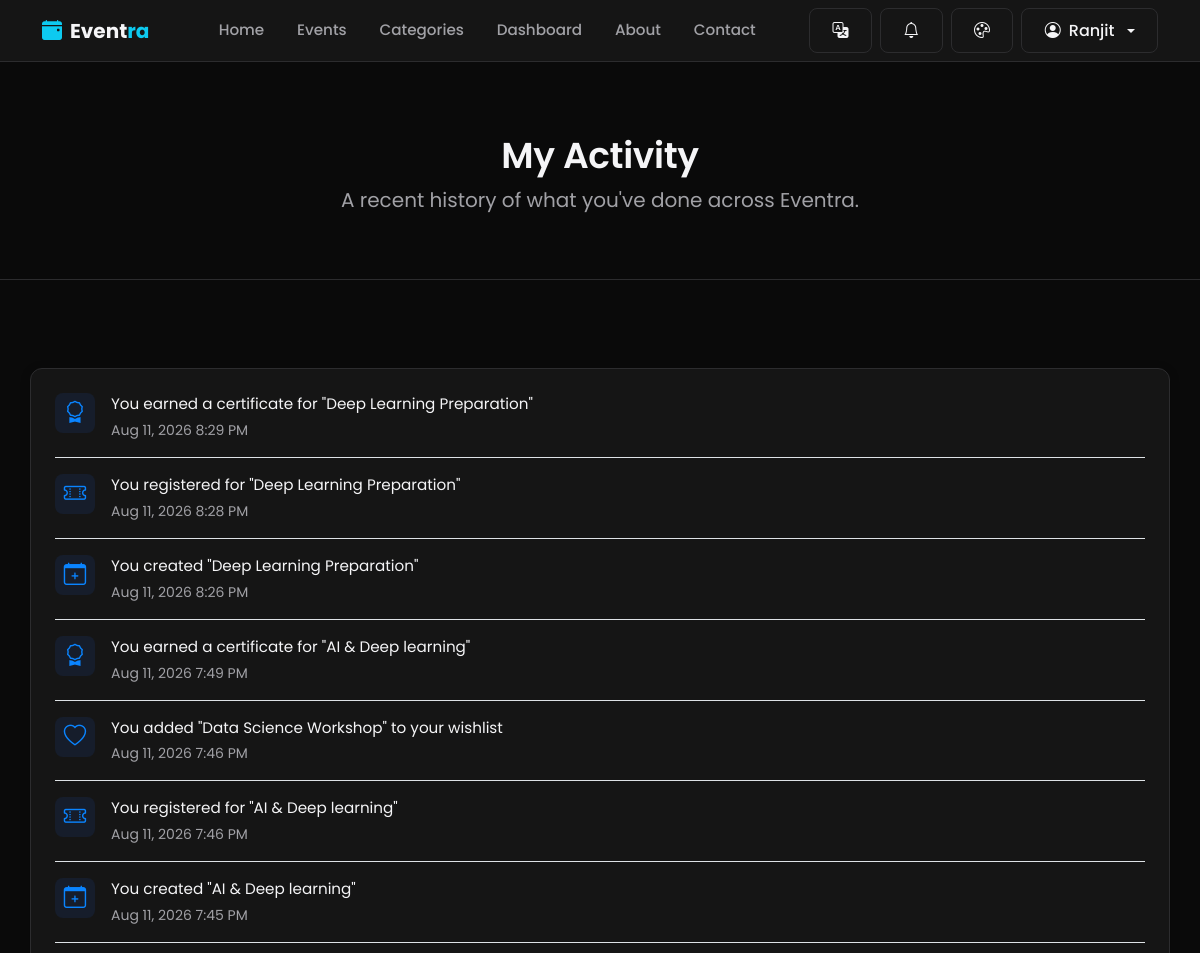
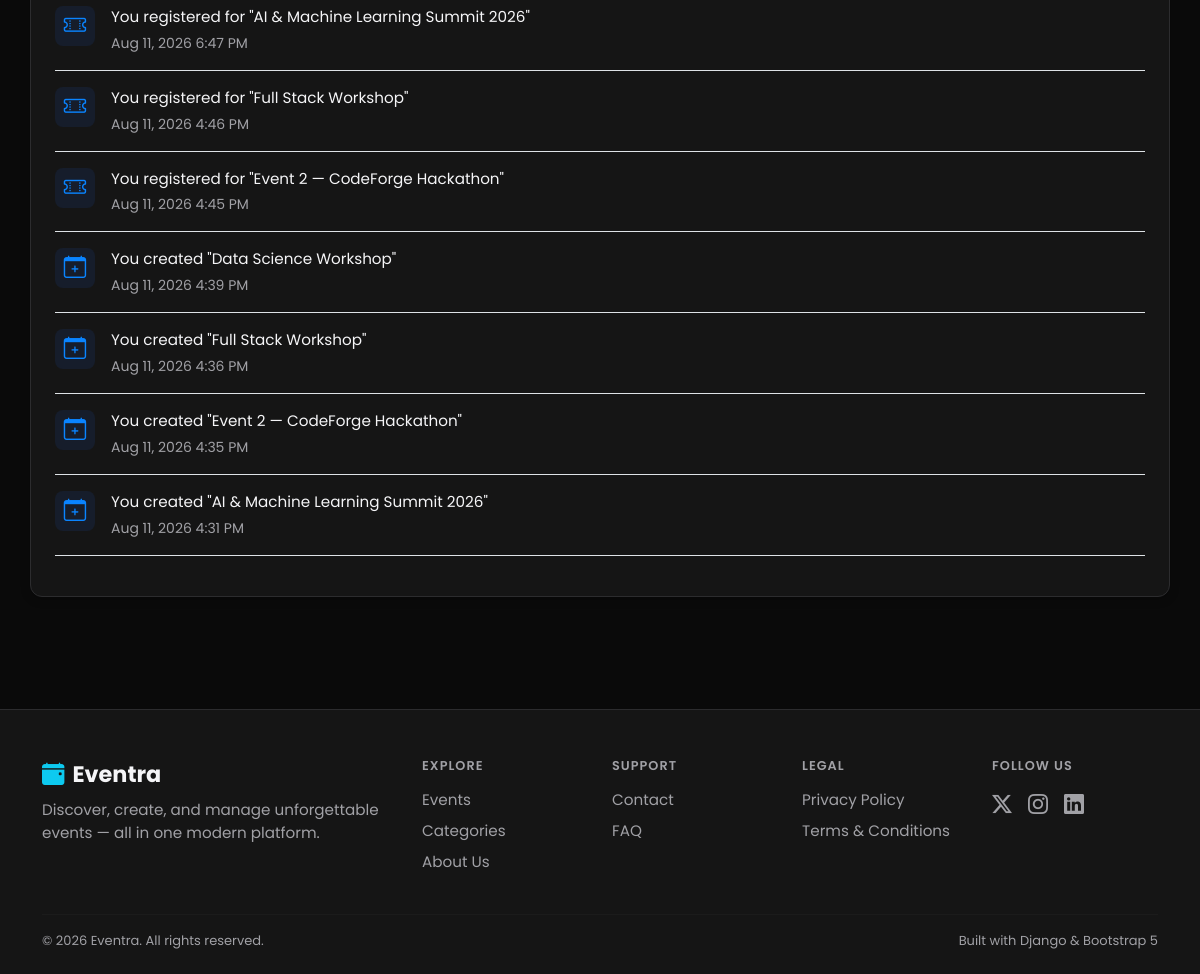
Screenshot of /dashboard/activity/ (signed in) with the database file from the repository (2 pictures, top to bottom).
### users/models.py (models this page shows, shortened)
class User(AbstractUser):
    SUPER_ADMIN = 'super_admin'
    ORGANIZER = 'organizer'
    STAFF = 'staff'
    VENDOR = 'vendor'
    VOLUNTEER = 'volunteer'
    PARTICIPANT = 'participant'
    ROLE_CHOICES = (
        (SUPER_ADMIN, 'Super Admin'),
        (ORGANIZER, 'Organizer'),
        (STAFF, 'Staff'),
        (VENDOR, 'Vendor'),
        (VOLUNTEER, 'Volunteer'),
        (PARTICIPANT, 'Participant'),
    )
    SELF_SERVICE_ROLES = (ORGANIZER, VENDOR, VOLUNTEER, PARTICIPANT)
    role = models.CharField(
        max_length=20,
        choices=ROLE_CHOICES,
        default=PARTICIPANT,
        help_text="Determines which dashboard and permissions the user gets.",
    )
    phone_number = models.CharField(max_length=15, blank=True)
    bio = models.TextField(max_length=300, blank=True)
    profile_image = models.ImageField(upload_to='profile_images/', blank=True, null=True)
    is_organizer = models.BooleanField(
        default=False,
        help_text="Organizers can create and manage events. Kept for backward "
                   "compatibility; automatically kept in sync with `role`."
    )
    created_at = models.DateTimeField(auto_now_add=True)
    @property
    def is_super_admin(self):
        return self.role == self.SUPER_ADMIN or self.is_superuser
    @property
    def can_manage_events(self):
        return self.role in (self.SUPER_ADMIN, self.ORGANIZER, self.STAFF) or self.is_superuser

### certificates/models.py (models this page shows, shortened)
class Certificate(models.Model):
    TYPE_CERTIFICATE = 'certificate'
    TYPE_BADGE = 'badge'
    CERT_TYPE_CHOICES = (
        (TYPE_CERTIFICATE, 'Certificate'),
        (TYPE_BADGE, 'Digital Badge'),
    )
    BADGE_LEVEL_CHOICES = (
        ('bronze', 'Bronze'),
        ('silver', 'Silver'),
        ('gold', 'Gold'),
    )
    ticket = models.OneToOneField(
        'tickets.Ticket', on_delete=models.CASCADE, related_name='certificate'
    )
    cert_type = models.CharField(max_length=15, choices=CERT_TYPE_CHOICES, default=TYPE_CERTIFICATE)
    title = models.CharField(
        max_length=150, default='Certificate of Attendance',
        help_text="Shown on the PDF, e.g. 'Certificate of Attendance', 'Volunteer Badge'."
    )
    badge_level = models.CharField(max_length=10, choices=BADGE_LEVEL_CHOICES, blank=True)
    certificate_code = models.CharField(max_length=24, unique=True, editable=False)
    verify_token = models.TextField(editable=False, blank=True)
    issued_at = models.DateTimeField(auto_now_add=True)
    issued_by = models.ForeignKey(
        settings.AUTH_USER_MODEL, on_delete=models.SET_NULL, null=True, blank=True,
        related_name='certificates_issued'
    )
    revoked = models.BooleanField(
        default=False,
        help_text="A revoked certificate still exists (audit trail) but fails public verification."
    )
    class Meta:
        ordering = ['-issued_at']
    @property
    def event(self):
        return self.ticket.event
    def get_absolute_url(self):
        return reverse('certificates:certificate_detail', kwargs={'certificate_code': self.certificate_code})

### events/models.py (models this page shows, shortened)
class Registration(models.Model):
    STATUS_CHOICES = (
        ('confirmed', 'Confirmed'),
        ('cancelled', 'Cancelled'),
    )
    event = models.ForeignKey(Event, on_delete=models.CASCADE, related_name='registrations')
    user = models.ForeignKey(
        settings.AUTH_USER_MODEL, on_delete=models.CASCADE, related_name='registrations'
    )
    status = models.CharField(max_length=20, choices=STATUS_CHOICES, default='confirmed')
    registered_at = models.DateTimeField(auto_now_add=True)
    class Meta:
        unique_together = ('event', 'user')
        ordering = ['-registered_at']

class Event(models.Model):
    STATUS_CHOICES = (
        ('draft', 'Draft'),
        ('published', 'Published'),
        ('cancelled', 'Cancelled'),
        ('completed', 'Completed'),
    )
    title = models.CharField(max_length=200)
    slug = models.SlugField(max_length=220, unique=True, blank=True)
    description = models.TextField()
    category = models.ForeignKey(
        Category, on_delete=models.SET_NULL, null=True, related_name='events'
    )
    organizer = models.ForeignKey(
        settings.AUTH_USER_MODEL, on_delete=models.CASCADE, related_name='organized_events'
    )
    location = models.CharField(
        max_length=255,
        help_text="Free-text venue/location name, used when no registered Venue is selected."
    )
    venue = models.ForeignKey(
        'venues.Venue', on_delete=models.SET_NULL, null=True, blank=True,
        related_name='events',
        help_text="Optional: link to a managed Venue for booking, conflict detection, and capacity checks."
    )
    organization = models.ForeignKey(
        'organizations.Organization', on_delete=models.SET_NULL, null=True, blank=True,
        related_name='events',
        help_text=(
            "Optional: which Organization (tenant) this event belongs to. Nullable and additive — "
            "existing events with no organization are unaffected. See organizations.models.Organization "
            "for the scope of what this field does and does not enforce."
        )
    )
    start_date = models.DateTimeField()
    end_date = models.DateTimeField()
    capacity = models.PositiveIntegerField(default=50)
    price = models.DecimalField(max_digits=8, decimal_places=2, default=0)
    image = models.ImageField(upload_to='event_images/', blank=True, null=True)
    status = models.CharField(max_length=20, choices=STATUS_CHOICES, default='published')
    created_at = models.DateTimeField(auto_now_add=True)
    updated_at = models.DateTimeField(auto_now=True)
    class Meta:
        ordering = ['-start_date']
    def get_absolute_url(self):
        return reverse('events:event_detail', kwargs={'slug': self.slug})

### wishlist/models.py (models this page shows, shortened)
class FavoriteEvent(models.Model):
    user = models.ForeignKey(
        settings.AUTH_USER_MODEL, on_delete=models.CASCADE, related_name='favorite_events'
    )
    event = models.ForeignKey(
        'events.Event', on_delete=models.CASCADE, related_name='favorited_by'
    )
    created_at = models.DateTimeField(auto_now_add=True)
    class Meta:
        ordering = ['-created_at']
        constraints = [
            models.UniqueConstraint(fields=['user', 'event'], name='unique_user_event_favorite')
        ]

### dashboard/views.py (the view)
# urls.py: path('activity/', views.activity_feed, name='activity_feed'),
@login_required
def activity_feed(request):
    user = request.user
    entries = []
    for reg in Registration.objects.filter(user=user).select_related('event')[:ACTIVITY_FEED_LIMIT]:
        entries.append({
            'icon': 'bi-ticket-perforated', 'timestamp': reg.registered_at,
            'text': f"You registered for \"{reg.event.title}\"",
            'url': reg.event.get_absolute_url(),
        })
    for fav in FavoriteEvent.objects.filter(user=user).select_related('event')[:ACTIVITY_FEED_LIMIT]:
        entries.append({
            'icon': 'bi-heart', 'timestamp': fav.created_at,
            'text': f"You added \"{fav.event.title}\" to your wishlist",
            'url': fav.event.get_absolute_url(),
        })
    for task in Task.objects.filter(assigned_to=user).select_related('event')[:ACTIVITY_FEED_LIMIT]:
        entries.append({
            'icon': 'bi-kanban', 'timestamp': task.created_at,
            'text': f"You were assigned \"{task.title}\" on \"{task.event.title}\"",
            'url': task.event.get_absolute_url(),
        })
    for cert in Certificate.objects.filter(ticket__registration__user=user).select_related(
        'ticket__registration__event'
    )[:ACTIVITY_FEED_LIMIT]:
        entries.append({
            'icon': 'bi-award', 'timestamp': cert.issued_at,
            'text': f"You earned a {cert.get_cert_type_display().lower()} for \"{cert.event.title}\"",
            'url': cert.get_absolute_url(),
        })
    if user.can_manage_events:
        for event in Event.objects.filter(organizer=user)[:ACTIVITY_FEED_LIMIT]:
            entries.append({
                'icon': 'bi-calendar-plus', 'timestamp': event.created_at,
                'text': f"You created \"{event.title}\"",
                'url': event.get_absolute_url(),
            })
    entries.sort(key=lambda e: e['timestamp'], reverse=True)
    entries = entries[:ACTIVITY_FEED_LIMIT]
    return render(request, 'dashboard/activity_feed.html', {'entries': entries})

### templates/dashboard/activity_feed.html (shortened to what this page needs)
{% extends 'base.html' %}
{% block content %}
<div class="page-hero">
  <div class="container text-center">
    <h1>My Activity</h1>
    <p class="text-muted-custom fs-5">A recent history of what you've done across Eventra.</p>
  </div>
</div>
<div class="container section-sm">
  <div class="glass-card p-4">
    {% for entry in entries %}
    <div class="d-flex align-items-start gap-3 border-bottom pb-3 mb-3 divider-soft">
      <div class="icon-tile flex-shrink-0" style="width: 40px; height: 40px;"><i class="bi {{ entry.icon }}"></i></div>
      <div>
        <p class="mb-1"><a href="{{ entry.url }}" class="text-reset">{{ entry.text }}</a></p>
        <p class="text-muted-custom small mb-0">{{ entry.timestamp|date:"M d, Y g:i A" }}</p>
      </div>
    </div>
    {% empty %}
    <div class="empty-state">
      <i class="bi bi-activity d-block mb-3"></i>
      <h5>No activity yet</h5>
      <p class="text-muted-custom mb-0">Register for an event, join the wishlist, or get assigned a task — it'll show up here.</p>
    </div>
    {% endfor %}
  </div>
</div>
{% endblock %}

### templates/includes/navbar.html (shortened to what this page needs)
{% load static i18n %}
<nav class="navbar navbar-expand-lg site-navbar sticky-top">
  <div class="container">
    <a class="navbar-brand fw-bold d-flex align-items-center gap-2" href="{% url 'pages:home' %}">
      <i class="bi bi-calendar-event-fill text-info"></i>
      <span>Event<span class="text-info">ra</span></span>
    </a>
    <div class="collapse navbar-collapse" id="mainNavbar">
      <ul class="navbar-nav mx-auto mb-2 mb-lg-0 gap-lg-1">
        <li class="nav-item"><a class="nav-link {% if request.resolver_match.view_name == 'pages:home' %}active{% endif %}" href="{% url 'pages:home' %}">{% trans "Home" %}</a></li>
        <li class="nav-item"><a class="nav-link" href="{% url 'events:event_list' %}">{% trans "Events" %}</a></li>
        <li class="nav-item"><a class="nav-link" href="{% url 'categories:category_list' %}">{% trans "Categories" %}</a></li>
        {% if user.is_authenticated %}
        <li class="nav-item"><a class="nav-link" href="{% url 'dashboard:dashboard' %}">{% trans "Dashboard" %}</a></li>
        {% endif %}
        <li class="nav-item"><a class="nav-link" href="{% url 'pages:about' %}">{% trans "About" %}</a></li>
        <li class="nav-item"><a class="nav-link" href="{% url 'pages:contact' %}">{% trans "Contact" %}</a></li>
      </ul>
      <div class="d-flex align-items-center gap-2">
        <div class="dropdown">
          <button class="btn btn-outline-light d-flex align-items-center gap-1" type="button" id="langSwitcherBtn" data-bs-toggle="dropdown" aria-expanded="false" title="{% trans 'Change language' %}">
            <i class="bi bi-translate"></i>
          </button>
        </div>
        {% if user.is_authenticated %}
        <div class="dropdown">
          <button class="btn btn-outline-light position-relative d-flex align-items-center" type="button" id="notifBellBtn" data-bs-toggle="dropdown" aria-expanded="false" title="Notifications">
            <i class="bi bi-bell"></i>
          </button>
        </div>
        {% endif %}
        <div class="dropdown">
          <button class="btn btn-outline-light d-flex align-items-center" type="button" id="themeSwitcherBtn" data-bs-toggle="dropdown" aria-expanded="false" title="Change theme">
            <i class="bi bi-palette"></i>
          </button>
        </div>
        {% if user.is_authenticated %}
          <div class="dropdown">
            <button class="btn btn-outline-light dropdown-toggle d-flex align-items-center gap-2" type="button" data-bs-toggle="dropdown" aria-expanded="false">
              <i class="bi bi-person-circle"></i> {{ user.first_name|default:user.username }}
            </button>
          </div>
        {% else %}
          <a href="{% url 'users:login' %}" class="btn btn-outline-light">{% trans "Login" %}</a>
          <a href="{% url 'users:signup' %}" class="btn btn-primary">{% trans "Sign Up" %}</a>
        {% endif %}
      </div>
    </div>
  </div>
</nav>

### rows the page displays
User: first_name "Ranjit"
Certificate: timestamp "Aug 11, 2026 8:29 PM"
Registration: timestamp "Aug 11, 2026 8:28 PM"
Event: timestamp "Aug 11, 2026 8:26 PM"
Certificate: timestamp "Aug 11, 2026 7:49 PM"
FavoriteEvent: timestamp "Aug 11, 2026 7:46 PM"
Registration: timestamp "Aug 11, 2026 7:46 PM"
Event: timestamp "Aug 11, 2026 7:45 PM"
Registration: timestamp "Aug 11, 2026 6:47 PM"
Registration: timestamp "Aug 11, 2026 4:46 PM"
Registration: timestamp "Aug 11, 2026 4:45 PM"
Event: timestamp "Aug 11, 2026 4:39 PM"
Event: timestamp "Aug 11, 2026 4:36 PM"
Event: timestamp "Aug 11, 2026 4:35 PM"
Event: timestamp "Aug 11, 2026 4:31 PM"

### other values shown
{{ entry.text }} "You earned a certificate for \"Deep Learning Preparation\"" "You registered for \"Deep Learning Preparation\"" "You created \"Deep Learning Preparation\"" "You earned a certificate for \"AI & Deep learning\"" "You added \"Data Science Workshop\" to your wishlist" "You registered for \"AI & Deep learning\"" "You created \"AI & Deep learning\"" "You registered for \"AI & Machine Learning Summit 2026\"" "You registered for \"Full Stack Workshop\"" "You registered for \"Event 2 — CodeForge Hackathon\"" "You created \"Data Science Workshop\"" "You created \"Full Stack Workshop\"" "You created \"Event 2 — CodeForge Hackathon\"" "You created \"AI & Machine Learning Summit 2026\""
